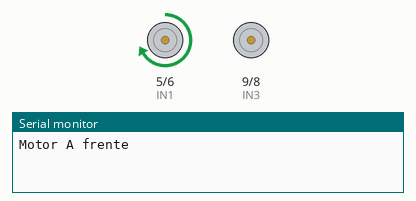
The sketch below on a simulated Arduino Uno, built with avr-gcc and run on an emulated ATmega328P. Parts: motor-driver pin pairs drawn as motors (green arrow = first pin HIGH = forward, orange = second pin HIGH = backward, longer = more drive, scaled by the enable pin), the last lines printed to the serial monitor.

Above: at 1.0 s.
At 3.0 s:
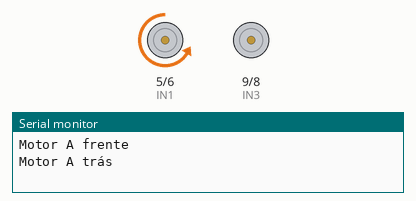
At 6.0 s:
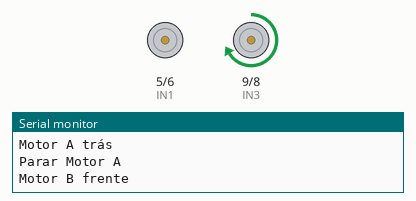
At 8.0 s:
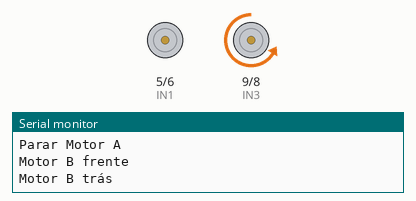
Timing chart, 0 to 13.0 s (numbered marks = the images above):
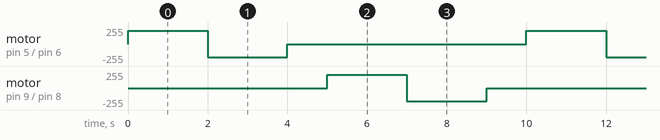

The sketch:

1-Led-Piscante.ino
```cpp
// Motor A
#define IN1 5
#define IN2 6
#define ENA 3

// Motor B
#define IN3 9
#define IN4 8
#define ENB 10

void setup() {
  pinMode(IN1, OUTPUT);
  pinMode(IN2, OUTPUT);
  pinMode(ENA, OUTPUT);

  pinMode(IN3, OUTPUT);
  pinMode(IN4, OUTPUT);
  pinMode(ENB, OUTPUT);

  Serial.begin(9600);
}

void loop() {
  Serial.println("Motor A frente");
  digitalWrite(IN1, HIGH);
  digitalWrite(IN2, LOW);
  analogWrite(ENA, 200);  // Velocidade (0–255)

  delay(2000);

  Serial.println("Motor A trás");
  digitalWrite(IN1, LOW);
  digitalWrite(IN2, HIGH);
  delay(2000);

  Serial.println("Parar Motor A");
  digitalWrite(IN1, LOW);
  digitalWrite(IN2, LOW);
  delay(1000);

  Serial.println("Motor B frente");
  digitalWrite(IN3, HIGH);
  digitalWrite(IN4, LOW);
  analogWrite(ENB, 200);
  delay(2000);

  Serial.println("Motor B trás");
  digitalWrite(IN3, LOW);
  digitalWrite(IN4, HIGH);
  delay(2000);

  Serial.println("Parar Motor B");
  digitalWrite(IN3, LOW);
  digitalWrite(IN4, LOW);
  delay(1000);
}
```

Measured:
- by itself, motor on pin 5 (IN1) / pin 6 (IN2), motor on pin 9 (IN3) / pin 8 (IN4): repeats every 10.0 s: backward 200/255 2.0 s, stopped 6.0 s, forward 200/255 2.0 s
